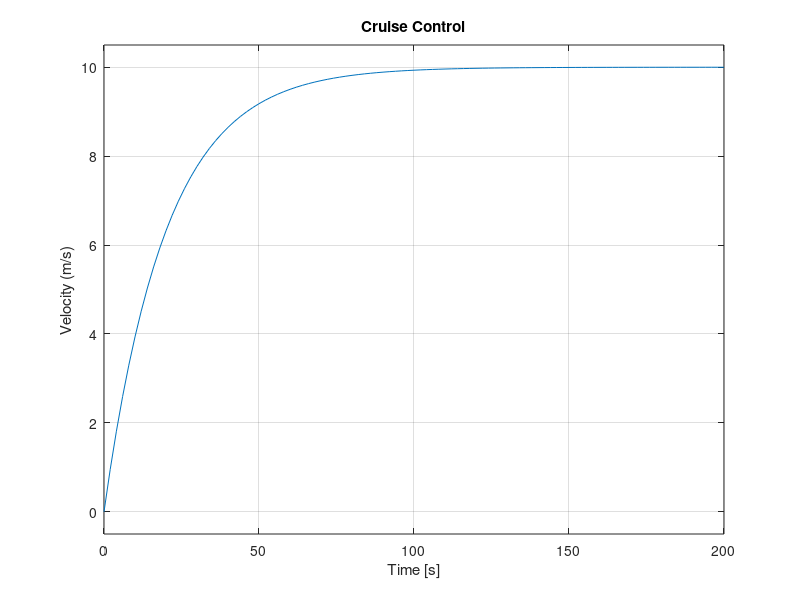
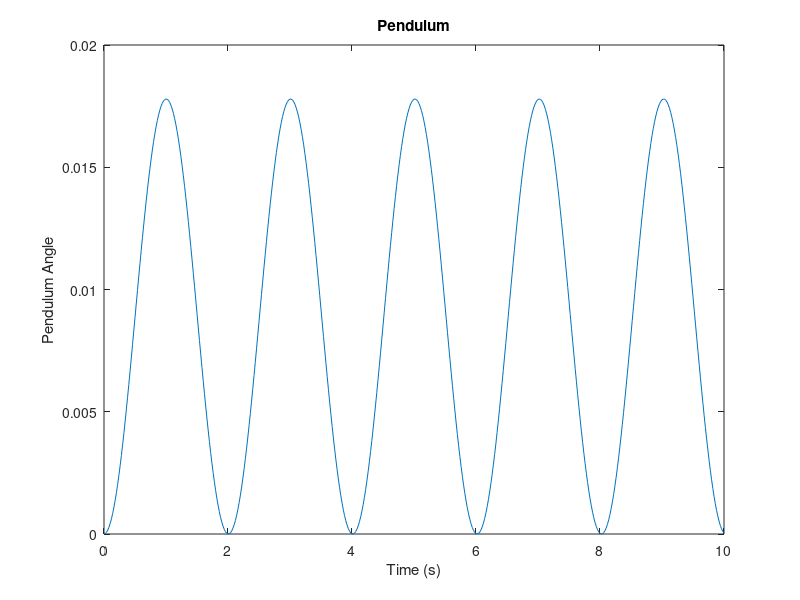

MATLAB code to generate these figures, in order:
% Example 1 - Cruise Control
%         ___________ 
%        |           |            x'
%    Bx' |           |    u     ----->
%  <-----|           |--------> 
%        |           |
%        |___________|
%        ooooooooooooo
%%

m = 1000; % kg
B = 50;   % N.s/m
u = 500;  % N

nun = [ 1/m ];
den = [1  B/m];

G = tf(nun,den);

% Plot
figure(1), clf
step(u*G)
ylabel('Velocity (m/s)')
title('Cruise Control')

%% Example 2 - Pendulum

t = 0:0.02:10;  % vector of times for output, 0 to 10 at 0.02
m = 1;          % kg
L = 1;          % m
g = 9.81;       % m/s^2
angle = 5;      % degree
s = tf('s');    % s (Laplace variable)

% TF
H = ( 1 / (m*L^2) ) / (s^2 + g/L);
y = step(H,t);      
angle_rad = deg2rad(angle);

% Plot
figure(2), clf
plot(t, angle_rad*y)
xlabel('Time (s)')
ylabel('Pendulum Angle')
title('Pendulum')